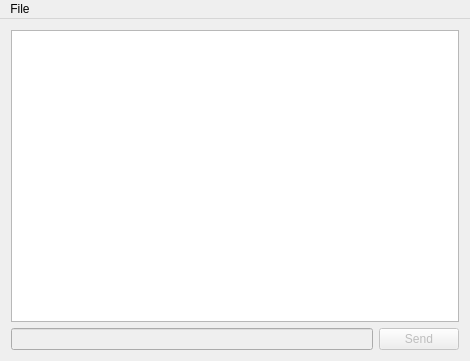
<?xml version="1.0" encoding="UTF-8"?>
<ui version="4.0">
 <class>MainWindow</class>
 <widget class="QMainWindow" name="MainWindow">
  <property name="geometry">
   <rect>
    <x>0</x>
    <y>0</y>
    <width>470</width>
    <height>361</height>
   </rect>
  </property>
  <property name="windowTitle">
   <string>Chat Client</string>
  </property>
  <widget class="QWidget" name="centralWidget">
   <layout class="QVBoxLayout" name="verticalLayout">
    <item>
     <widget class="QTextEdit" name="messagesEdit">
      <property name="enabled">
       <bool>true</bool>
      </property>
      <property name="readOnly">
       <bool>true</bool>
      </property>
     </widget>
    </item>
    <item>
     <layout class="QHBoxLayout" name="horizontalLayout">
      <item>
       <widget class="QLineEdit" name="sendEdit">
        <property name="enabled">
         <bool>false</bool>
        </property>
        <property name="maxLength">
         <number>255</number>
        </property>
       </widget>
      </item>
      <item>
       <widget class="QPushButton" name="sendButton">
        <property name="enabled">
         <bool>false</bool>
        </property>
        <property name="text">
         <string>Send</string>
        </property>
       </widget>
      </item>
     </layout>
    </item>
   </layout>
  </widget>
  <widget class="QMenuBar" name="menuBar">
   <property name="geometry">
    <rect>
     <x>0</x>
     <y>0</y>
     <width>470</width>
     <height>22</height>
    </rect>
   </property>
   <widget class="QMenu" name="menuFile">
    <property name="title">
     <string>File</string>
    </property>
    <addaction name="actionConnect"/>
    <addaction name="actionDisconnect"/>
    <addaction name="actionSave"/>
   </widget>
   <addaction name="menuFile"/>
  </widget>
  <action name="actionConnect">
   <property name="enabled">
    <bool>true</bool>
   </property>
   <property name="text">
    <string>Connect</string>
   </property>
   <property name="toolTip">
    <string>Connect to a Server</string>
   </property>
  </action>
  <action name="actionDisconnect">
   <property name="enabled">
    <bool>false</bool>
   </property>
   <property name="text">
    <string>Disconnect</string>
   </property>
   <property name="toolTip">
    <string>Disconnect from Server</string>
   </property>
  </action>
  <action name="actionSave">
   <property name="text">
    <string>Save to File</string>
   </property>
  </action>
 </widget>
 <layoutdefault spacing="6" margin="11"/>
 <resources/>
 <connections/>
</ui>
